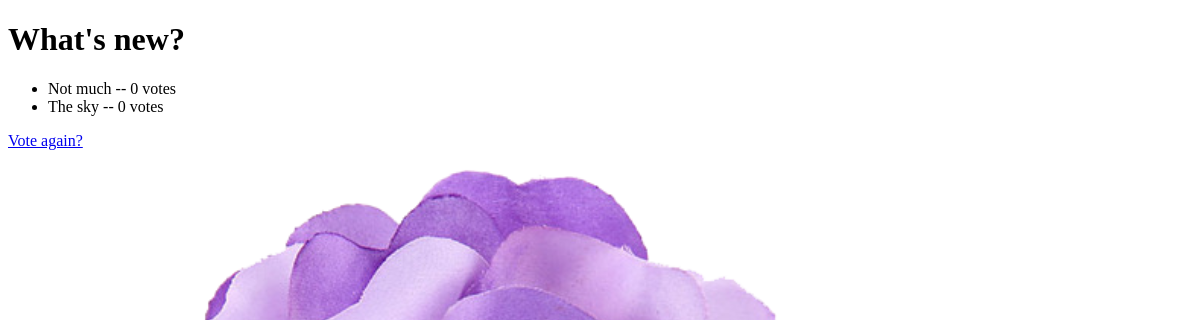
/polls/1/results/, run on an earlier commit of the app's database.
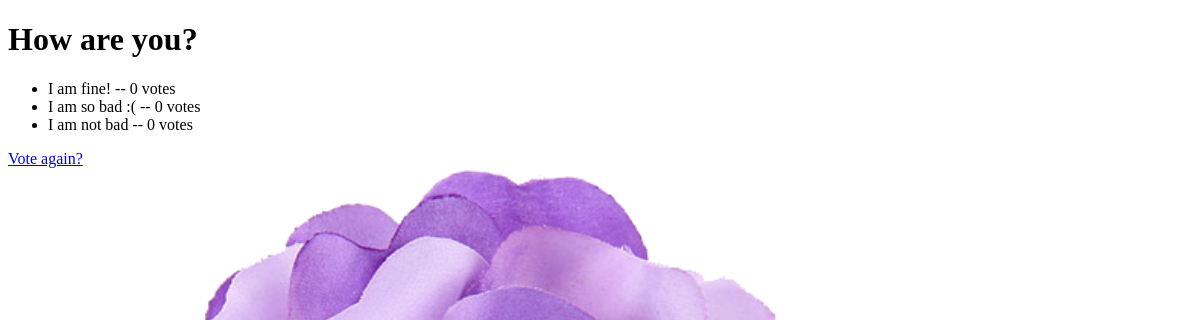
And on a later commit of the database.
### polls/models.py (models this page shows, shortened)
class Question(models.Model):
    question_text = models.CharField(max_length=200)
    pub_date = models.DateTimeField("date published")
    objects = models.Manager()

class Choice(models.Model):
    question = models.ForeignKey(Question, on_delete=models.CASCADE)
    choice_text = models.CharField(max_length=200)
    votes = models.IntegerField(default=0)

### polls/views.py (the view)
# urls.py: path("<int:pk>/results/", views.ResultsView.as_view(), name="results"),
class ResultsView(generic.DetailView):
    model = Question
    template_name = "polls/results.html"

### polls/templates/polls/results.html (shortened to what this page needs)
<!DOCTYPE html>
<html lang="en">
<head>
</head>
<body>
{% load static %}
<link rel="stylesheet" href="{% static 'polls/css/style.css' %}">
<h1>{{ question.question_text }}</h1>
<ul>
{% for choice in question.choice_set.all %}
    <li>{{ choice.choice_text }} -- {{ choice.votes }} vote{{ choice.votes|pluralize }}</li>
{% endfor %}
</ul>
<a href="{% url 'polls:detail' question.id %}">Vote again?</a>
</body>
</html>

### polls/static/polls/css/style.css (style rules this page uses)
body { background: white url("../images/background.png"); background-size: 1000px 1000px; }

What changed in the data, as far as the page shows it:
removed Choice: choice_text "Not much", votes "0"
removed Choice: choice_text "The sky", votes "0"
changed Question: question_text "What's new?" → "How are you?"
added Choice: choice_text "I am fine!", votes "0"
added Choice: choice_text "I am so bad :(", votes "0"
added Choice: choice_text "I am not bad", votes "0"
